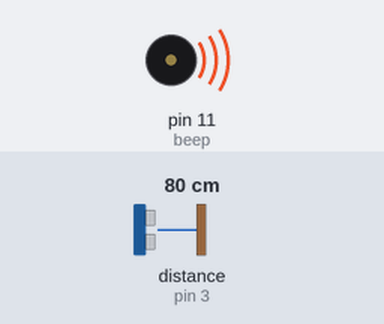
The sketch below on a simulated Arduino Uno, built with avr-gcc and run on an emulated ATmega328P. On the bench: buzzer (waves = sounding). Wiring (inferred from the names in the program): ultrasonic range finder: trigger pin 2; echo pin 3. The inputs (shaded band) are chosen by the test bench; at power-on: distance to the obstacle (sensor on pin 3) 80 cm. The echo pulse lasts 58.3 µs per cm; what the sketch prints to the serial monitor is not drawn.

Above: at 1.2 s.
1.3 s: distance to the obstacle (sensor on pin 3) set to 18 cm
4.3 s: distance to the obstacle (sensor on pin 3) set to 2 cm
Timing chart, 0 to 7.3 s (numbered marks = the images above; inputs shaded):
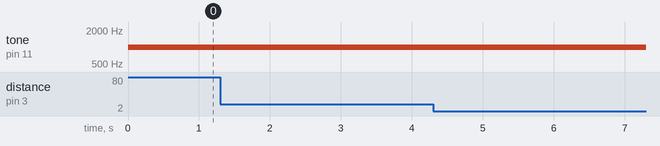

The sketch:

frantic_tumelo_gaaris1.ino
```cpp
int trigger = 2;
int echo = 3;
int beep = 11;
int beep_start = 100;
int min_distance = 5;
float c = 0.0343;
//float c = 0.000001;

long tempo;
float space;

void setup(){

  pinMode(trigger, OUTPUT);
  pinMode(echo, INPUT);
  pinMode(beep, OUTPUT);
  Serial.begin(9600);
}

void loop(){

  digitalWrite(trigger, LOW);
  delayMicroseconds(5);

  digitalWrite(trigger, HIGH);
  delayMicroseconds(10);
  digitalWrite(trigger, LOW);

  tempo = pulseIn(echo, HIGH)/2;
  space = tempo * c;

  Serial.println("Distance  = " + String(space, 1) + " cm");

  if (space < beep_start){
    tone(beep, 1000);
    delay(40);
  }
  delay(50);
}
```

Measured:
- after the input at 1.3 s, every drawn part: stays the same
- after the input at 4.3 s, every drawn part: stays the same
